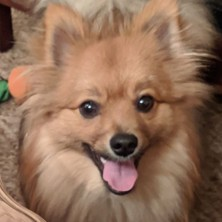
#> input picture Section4/images/simba-sq.jpg, 222 x 222 px
$ python add_border.py
#> lines starting #> are read from the running program, lines starting #| are printed output that depends on the picture
### Section4/simpleimage.py
#!/usr/bin/env python3

"""
Stanford CS106A SimpleImage

YOU SHOULD NOT MODIFY THIS FILE.

Written by Nick Parlante, Sonja Johnson-Yu, and Nick Bowman.
 -7/2019  version, has file reading, pix, foreach, hidden get/setpix

SimpleImage Features:
Create image:
  image = SimpleImage.blank(400, 200)   # create new image of size
  image = SimpleImage('foo.jpg')        # create from file

Access size
  image.width, image.height

Get pixel at x,y
  pix = image.get_pixel(x, y)
  # pix is RGB tuple like (100, 200, 0)

Set pixel at x,y
  image.set_pixel(x, y, pix)   # set data by tuple also

Get Pixel object at x,y
  pixel = image.get_pixel(x, y)
  pixel.red = 0
  pixel.blue = 255

Show image on screen
  image.show()

The main() function below demonstrates the above functions as a test.
"""

import sys
# If the following line fails, "Pillow" needs to be installed
from PIL import Image


# [11 lines left out: function clamp, not called in this run]


class Pixel(object):
    """
    A pixel at an x,y in a SimpleImage.
    Supports set/get .red .green .blue
    and get .x .y
    """
    def __init__(self, image, x, y):
        self.image = image
        self._x = x
        self._y = y

    def __str__(self):
        return 'r:' + str(self.red) + ' g:' + str(self.green) + ' b:' + str(self.blue)

    # Pillow image stores each pixel color as a (red, green, blue) tuple.
    # So the functions below have to unpack/repack the tuple to change anything.

    @property
    def red(self):
        return self.image.px[self._x, self._y][0]

    # [4 lines left out: function red, not called in this run]

    @property
    def green(self):
        return self.image.px[self._x, self._y][1]

    # [4 lines left out: function green, not called in this run]

    @property
    def blue(self):
        return self.image.px[self._x, self._y][2]

    # [4 lines left out: function blue, not called in this run]

    @property
    def x(self):
        return self._x

    @property
    def y(self):
        return self._y


# color tuples for background color names 'red' 'white' etc.
BACK_COLORS = {
    'white': (255, 255, 255),
    'black': (0, 0, 0),
    'red': (255, 0, 0),
    'green': (0, 255, 0),
    'blue': (0, 0, 255),
}


class SimpleImage(object):
    def __init__(self, filename, width=0, height=0, back_color=None):
        """
        Create a new image. This case works: SimpleImage('foo.jpg')
        To create a blank image use SimpleImage.blank(500, 300)
        The other parameters here are for internal/experimental use.
        """
#> called with filename = 'images/simba-sq.jpg', width = 0, height = 0
        # Create pil_image either from file, or making blank
        if filename:
            self.pil_image = Image.open(filename).convert("RGB")
#> self.pil_image is the input picture: PIL image 222x222 RGB; mean R, G, B 144.6, 111, 89.3
            if self.pil_image.mode != 'RGB':
                raise Exception('Image file is not RGB')
            self._filename = filename  # hold onto
        else:
            if not back_color:
                back_color = 'white'
            color_tuple = BACK_COLORS[back_color]
            if width == 0 or height == 0:
                raise Exception('Creating blank image requires width/height but got {} {}'
                                .format(width, height))
            self.pil_image = Image.new('RGB', (width, height), color_tuple)
        self.px = self.pil_image.load()
        size = self.pil_image.size
#> size = (222, 222)
        self._width = size[0]
#> self._width = 222
        self._height = size[1]
#> self._height = 222
        self.curr_x = 0
        self.curr_y = 0

    def __iter__(self):
        return self

    # [16 lines left out: functions __next__, increment_curr_counters, not called in this run]

    @classmethod
    def blank(cls, width, height, back_color=None):
        """Create a new blank image of the given width and height, optional back_color."""
        return SimpleImage('', width, height, back_color=back_color)

    # [4 lines left out: function file, not called in this run]

    @property
    def width(self):
        """Width of image in pixels."""
        return self._width

    @property
    def height(self):
        """Height of image in pixels."""
        return self._height

    def get_pixel(self, x, y):
        """
        Returns a Pixel at the given x,y, suitable for getting/setting
        .red .green .blue values.
        """
        if x < 0 or x >= self._width or y < 0 or y >= self.height:
            e = Exception('get_pixel bad coordinate x %d y %d (vs. image width %d height %d)' %
                          (x, y, self._width, self.height))
            raise e
        return Pixel(self, x, y)

    def set_pixel(self, x, y, pixel):
        if x < 0 or x >= self._width or y < 0 or y >= self.height:
            e = Exception('set_pixel bad coordinate x %d y %d (vs. image width %d height %d)' %
                          (x, y, self._width, self.height))
            raise e
        self.px[x, y] = (pixel.red, pixel.green, pixel.blue)

    # [7 lines left out: function set_rgb, not called in this run]

    def _get_pix_(self, x, y):
        """Get pix RGB tuple (200, 100, 50) for the given x,y."""
        return self.px[x, y]

    def _set_pix_(self, x, y, pix):
        """Set the given pix RGB tuple into the image at the given x,y."""
        self.px[x, y] = pix

    def show(self) -> object:
        """Displays the image using an external utility."""
        self.pil_image.show()

    # [39 lines left out: functions make_as_big_as, main, not called in this run]


# [2 lines that do not run on import are left out]

### Section4/add_border.py
from simpleimage import SimpleImage


def main():
    image = SimpleImage('images/simba-sq.jpg')
    bordered_img = add_border(image, 10)
    bordered_img.show()


def add_border(original_img, border_size):
    """
    This function returns a new SimpleImage which is the same as
    original image except with a black border added around it. The
    border should be border_size many pixels thick.

    Inputs:
        - original_img: The original image to process
        - border_size: The thickness of the border to add around the image

    Returns:
        A new SimpleImage with the border added around original image
    """
#> called with border_size = 10
    # TODO: your code here
    # original_image:
    # - .height
    # - .width
    # - .pixel

    # original_img.show()

    # Get height and width of original
    old_height = original_img.height
#> old_height = 222
    old_width = original_img.width
#> old_width = 222

    # Make a new image with new width and height
    new_height = old_height + 2 * border_size
#> new_height = 242
    new_width = old_width + 2 * border_size
#> new_width = 242

    new_image = SimpleImage.blank(new_height, new_width, "red")
#> call 2 of __init__, with filename = '', width = 242, height = 242, back_color = 'red'
#> in __init__ (call 2), `self.pil_image = Image.new('RGB', (width, height), color_tuple)`:
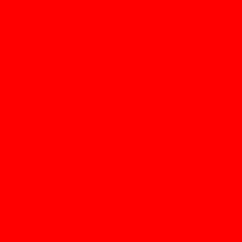
#> self.pil_image: PIL image 242x242 RGB; mean R, G, B 255, 0, 0

    """
    for pixel in new_image:
        pixel.red = 0
        pixel.blue = 0
        pixel.green = 0
    """

    for x in range(border_size + 1, old_width + border_size):
        for y in range(border_size + 1, old_height + border_size):
            old_pixel = original_img.get_pixel(x - border_size, y - border_size)
            new_image.set_pixel(x, y, old_pixel)

    return new_image


if __name__ == '__main__':
    main()
#> in show, `self.pil_image.show()`:
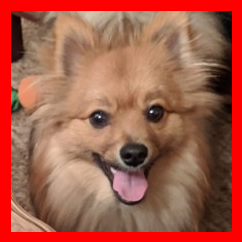
#> shown: PIL image 242x242 RGB; mean R, G, B 162.9, 92.5, 74.4
